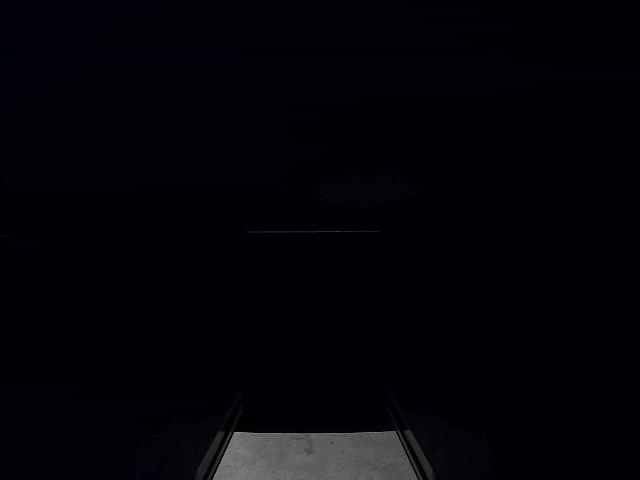
#> input picture perpetual_hardware/packages/hardware/src/hardware/snapshot.jpg, 640 x 480 px
$ python -i iocam_helpers.py   (imports and definitions only)
#> lines starting #> are read from the running program, lines starting #| are printed output that depends on the picture; after the words box and inside, x2 and y2 are one past the last pixel; in counts of white or black regions, pixels touching at a corner belong together
#> further down, picture is the input picture: shape (480, 640, 3); mean B, G, R 8.5, 3, 4.7
from typing import Optional, Tuple
import cv2
import numpy as np
from math import acos, degrees

# ============================ Helpers (standalone) ============================


def pinch_spurs(mask, k_frac, w, h):
    """Remove thin protrusions by erosion + keep-largest + dilation."""
    k = max(3, int(min(w, h) * k_frac) | 1)
    se = cv2.getStructuringElement(cv2.MORPH_ELLIPSE, (k, k))

    er = cv2.erode(mask, se, iterations=1)

    # keep largest connected component only
    n, labels, stats, _ = cv2.connectedComponentsWithStats(er, connectivity=8)
    if n > 1:
        largest = 1 + np.argmax(stats[1:, cv2.CC_STAT_AREA])
        er = np.where(labels == largest, 255, 0).astype(np.uint8)

    out = cv2.dilate(er, se, iterations=1)
    return out


def close_and_despeckle(mask: np.ndarray,
                        gap_frac: float = 0.03,     # bridge gaps (≈ 4–5% of ROI size)
                        open_frac: float = 0.010,    # shave pepper after closing
                        speckle_frac: float = 0.003, # drop blobs smaller than this frac of ROI area
                        center_bias: tuple[float,float] | None = (0.5, 0.55),  # (cx,cy) in [0,1]
                        convexify: bool = False):
    h, w = mask.shape[:2]
    k_close = max(3, int(min(h, w) * gap_frac) | 1)
    k_open  = max(3, int(min(h, w) * open_frac) | 1)

    # 1) Close → Open
    out = cv2.morphologyEx(mask, cv2.MORPH_CLOSE, np.ones((k_close, k_close), np.uint8), 1)
    out = cv2.morphologyEx(out,  cv2.MORPH_OPEN,  np.ones((k_open,  k_open),  np.uint8), 1)

    # 2) Fill holes so the lid becomes a single solid blob
    ff = out.copy()
    cv2.floodFill(ff, np.zeros((h+2, w+2), np.uint8), (0, 0), 255)
    out = out | cv2.bitwise_not(ff)

    # 3) Keep the best component (largest, compact, near center)
    area_min = int(speckle_frac * w * h)
    num, labels, stats, _ = cv2.connectedComponentsWithStats(out, connectivity=8)
    if num <= 1:
        return out

    if center_bias is None:
        cx, cy = w * 0.5, h * 0.5
        wt_center = 0.0
    else:
        cx, cy = center_bias[0] * w, center_bias[1] * h
        wt_center = 0.2

    best_i, best_score = 0, -1e9
    for i in range(1, num):
        x, y, ww, hh, area = stats[i]
        if area < area_min:
            continue
        extent = area / float(ww * hh + 1e-6)
        center_pen = np.hypot((x + ww/2 - cx)/w, (y + hh/2 - cy)/h)
        score = (area / (w*h)) + 0.5 * extent - wt_center * center_pen
        if score > best_score:
            best_score, best_i = score, i

    out = (labels == best_i).astype(np.uint8) * 255

    # 4) Optional: convexify to guarantee a closed outline
    if convexify:
        cnts, _ = cv2.findContours(out, cv2.RETR_EXTERNAL, cv2.CHAIN_APPROX_SIMPLE)
        if cnts:
            hull = cv2.convexHull(cnts[0])
            out[:] = 0
            cv2.drawContours(out, [hull], -1, 255, thickness=-1)

    # 5) One-pixel anneal (closes microscopic breaks without growing speckle)
    out = cv2.dilate(out, np.ones((3,3), np.uint8), 1)
    out = cv2.erode(out,  np.ones((3,3), np.uint8), 1)

    return out

# [16 lines left out: function sanitize_contour, not called in this run]

def lid_mask_tuned(bgr,
                   roi_frac=(0.20, 0.20, 0.75, 0.75),  # x,y,w,h as fractions of image
                   clahe_clip=1.1,
                   gamma=1.00,
                   adapt_block_frac=1/6,  # block ~ min(w,h)*this
                   adapt_C=+12,             # raise to suppress background
                   bg_radius_frac=0.18,    # rolling-ball radius as frac of min(w,h)
                   open_frac=0.013,         # morphology open kernel
                   close_frac=0.05,        # morphology close kernel
                   min_area_frac=0.005, max_area_frac=0.50,
                   min_circularity=0.50, max_aspect=3.0, min_extent=0.55):
#> called with roi_frac = (0.2, 0.2, 0.75, 0.75), clahe_clip = 1.1, gamma = 1, adapt_block_frac = 0.167, adapt_C = 12, bg_radius_frac = 0.18, open_frac = 0.013, close_frac = 0.05
    H, W = bgr.shape[:2]
#> H = 480; W = 640

    # 0) ROI: ignore ceiling/walls entirely
    rx, ry, rw, rh = roi_frac
    x0, y0 = int(rx*W), int(ry*H)
#> x0 = 128; y0 = 96
    w, h   = int(rw*W), int(rh*H)
#> w = 480; h = 360
    roi = bgr[y0:y0+h, x0:x0+w]
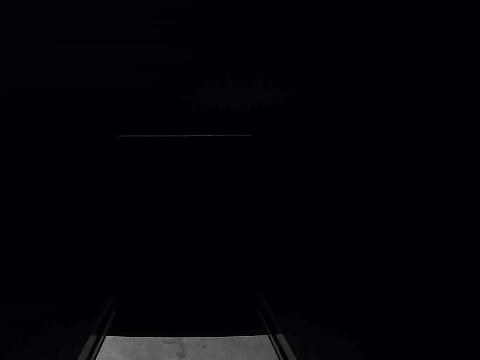
#> roi: shape (360, 480, 3); mean B, G, R 7.6, 2.6, 3.9

    # 1) Enhance (CLAHE+gamma) but milder than before
    lab = cv2.cvtColor(roi, cv2.COLOR_BGR2LAB)
#> lab: shape (360, 480, 3); mean of channels 0, 1, 2 2.8, 129.8, 126.1
    L, A, B = cv2.split(lab)
    clahe = cv2.createCLAHE(clipLimit=clahe_clip, tileGridSize=(8,8))
    L = clahe.apply(L)
    lab = cv2.merge([L, A, B])
#> lab: shape (360, 480, 3); mean of channels 0, 1, 2 5.4, 129.8, 126.1
    enh = cv2.cvtColor(lab, cv2.COLOR_LAB2BGR)

    lut = np.array([((i/255.0)**(1.0/gamma))*255 for i in range(256)], np.uint8)
    enh = cv2.LUT(enh, lut)
    gray = cv2.cvtColor(enh, cv2.COLOR_BGR2GRAY)

    # 2) Remove slow-varying background (rolling-ball via large OPEN)
    r = max(7, int(min(w, h)*bg_radius_frac) | 1)
#> r = 65
    bg = cv2.morphologyEx(gray, cv2.MORPH_OPEN, cv2.getStructuringElement(cv2.MORPH_ELLIPSE,(r,r)))
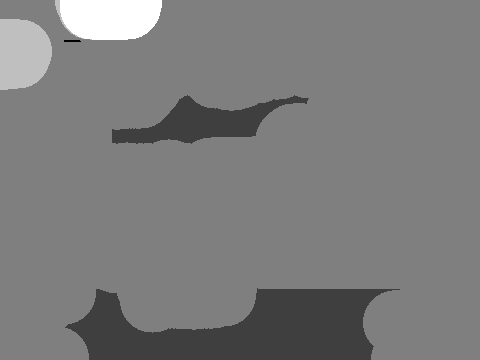
#> bg: shape (360, 480); min 2, max 6, mean 3.95; drawn with min black and max white
    norm = cv2.subtract(gray, bg)

    # 3) Stronger adaptive threshold (bigger block, positive C)
    bs = max(21, (int(min(w, h)*adapt_block_frac) | 1))
#> bs = 61
    mask = cv2.adaptiveThreshold(norm, 255,
                                 cv2.ADAPTIVE_THRESH_GAUSSIAN_C, cv2.THRESH_BINARY_INV,
                                 bs, adapt_C)
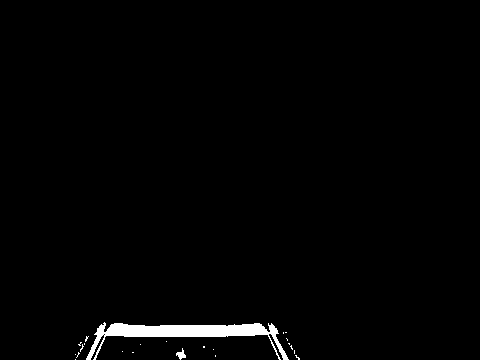
#> mask: shape (360, 480); 1.5% white; 23 white regions (21 under 20 px), largest, box (x1, y1, x2, y2) and area: (86, 322, 289, 360) 2381, (176, 348, 186, 360) 58

    # 4) Clean up aggressively
    mask = close_and_despeckle(mask,
                           gap_frac=0.028,   # ↑ a touch if the circle still has gaps
                           open_frac=0.010,  # ↓ if you see erosion of the rim
                           speckle_frac=0.003)  # ↑ to kill more specks
#> in close_and_despeckle, `out = cv2.morphologyEx(mask, cv2.MORPH_CLOSE, np.ones((k_close, k_clos..`: out: shape (360, 480); 1.9% white; 6 white regions (4 under 20 px), largest, box (x1, y1, x2, y2) and area: (75, 322, 300, 360) 3224, (176, 348, 186, 360) 80
#> in close_and_despeckle, `out = cv2.morphologyEx(out,  cv2.MORPH_OPEN,  np.ones((k_open,  k_open..`: out: shape (360, 480); 1.9% white; 2 white regions, box (x1, y1, x2, y2) and area: (75, 323, 300, 360) 3188, (176, 352, 186, 360) 74
#> in close_and_despeckle, `cv2.floodFill(ff, np.zeros((h+2, w+2), np.uint8), (0, 0), 255)`:
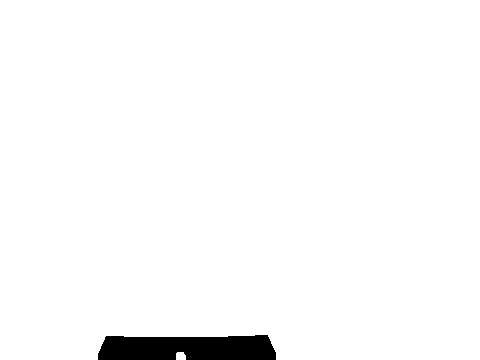
#> ff: shape (360, 480); 97.7% white; 1 black region, box (x1, y1, x2, y2) and area: (98, 335, 276, 360) 3964
#> in close_and_despeckle, `out = out | cv2.bitwise_not(ff)`:
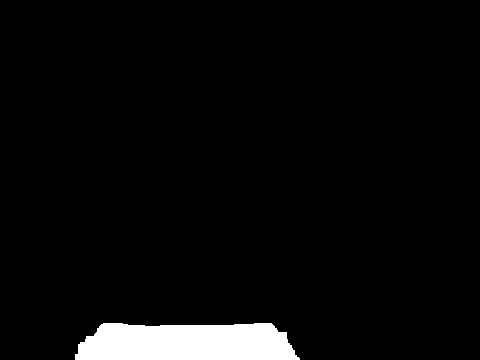
#> out: shape (360, 480); 4.2% white; 1 white region, box (x1, y1, x2, y2) and area: (75, 323, 300, 360) 7226
#> in close_and_despeckle, `num, labels, stats, _ = cv2.connectedComponentsWithStats(out, connecti..`: num = 2; stats = [[0, 0, 480, 360, 165574], [75, 323, 225, 37, 7226]]
#> the loop in close_and_despeckle, `for i in range(1, num):` made 1 pass
#> (x, y, ww, hh, area, extent, center_pen, score) on pass 1: (75, 323, 225, 37, 7226, 0.868, 0.413, 0.393)
#> after the loop in close_and_despeckle, `for i in range(1, num):`: best_i = 1; best_score = 0.393
#> in close_and_despeckle, `out = cv2.dilate(out, np.ones((3,3), np.uint8), 1)`:
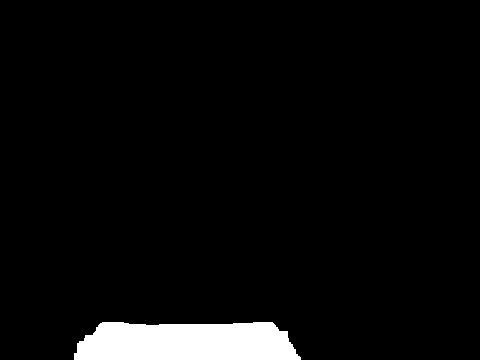
#> out: shape (360, 480); 4.4% white; 1 white region, box (x1, y1, x2, y2) and area: (74, 322, 301, 360) 7533
    k_open  = max(3, int(min(w,h)*open_frac)  | 1)
#> k_open = 5
    k_close = max(3, int(min(w,h)*close_frac) | 1)
#> k_close = 19
    mask = cv2.morphologyEx(mask, cv2.MORPH_OPEN,  np.ones((k_open, k_open), np.uint8), 1)
#> mask: shape (360, 480); 4.2% white; 1 white region, box (x1, y1, x2, y2) and area: (75, 323, 299, 360) 7224
    mask = cv2.morphologyEx(mask, cv2.MORPH_CLOSE, np.ones((k_close,k_close), np.uint8), 1)
#> mask: shape (360, 480); 4.2% white; 1 white region, box (x1, y1, x2, y2) and area: (75, 323, 299, 360) 7239
    mask = cv2.dilate(mask, np.ones((3,3),np.uint8), 1)
#> mask: shape (360, 480); 4.4% white; 1 white region, box (x1, y1, x2, y2) and area: (74, 322, 300, 360) 7543
    mask = cv2.erode(mask,  np.ones((3,3),np.uint8), 1)
    mask = pinch_spurs(mask, k_frac=0.075, w=w, h=h)  # ~1.2% of min dim
#> in pinch_spurs, `er = cv2.erode(mask, se, iterations=1)`:
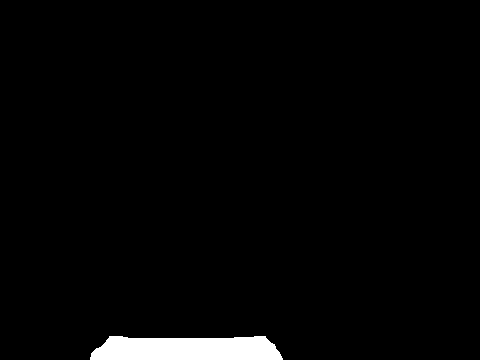
#> er: shape (360, 480); 2.3% white; 1 white region, box (x1, y1, x2, y2) and area: (90, 336, 283, 360) 4014
#> in pinch_spurs, `n, labels, stats, _ = cv2.connectedComponentsWithStats(er, connectivit..`: n = 2; stats = [[0, 0, 480, 360, 168786], [90, 336, 193, 24, 4014]]
#> in pinch_spurs, `largest = 1 + np.argmax(stats[1:, cv2.CC_STAT_AREA])`: largest = 1
#> in pinch_spurs, `out = cv2.dilate(er, se, iterations=1)`: out: shape (360, 480); 4.1% white; 1 white region

    # 5) Contours + scoring (favor near-circular, filled blobs)
    cnts, _ = cv2.findContours(mask, cv2.RETR_EXTERNAL, cv2.CHAIN_APPROX_SIMPLE)
#> cnts = 1 contour; box (x1, y1, x2, y2) and area: (77, 323, 296, 360) 6898
    roi_area = w * h
#> roi_area = 172800
    best = None
    best_area = 0.0

    for c in cnts:
        area = cv2.contourArea(c)
        if area < min_area_frac * roi_area:
            continue

        if area > max_area_frac * roi_area:
            continue

        rect = cv2.minAreaRect(c)
        (rwf, rhf) = rect[1]
        if rwf == 0 or rhf == 0:
            continue

        aspect = max(rwf, rhf) / max(1e-6, min(rwf, rhf))
        if aspect > max_aspect:
            continue

        # Keep only the largest contour that meets criteria
        if area > best_area:
            best = c
            best_area = area
#> this loop made 1 pass
#> (area, rect, rwf, rhf, aspect) on pass 1: (6897.5, ((186, 341), (36, 218), -90), 36, 218, 6.06)
#> after the loop, best_area = 0

    # Map contour back to full-image coords
    if best is not None:
        best = best + np.array([[x0, y0]], dtype=best.dtype)

    return best

# [49 lines left out: functions _cos_angle, is_filled_straight_rectangle, not called in this run]

def _odd(n: int) -> int:
    return n if n % 2 == 1 else n + 1

# [87 lines left out: functions compute_fx_fy_from_fov, footprint_from_rect_pinhole, detect_checkerboard_scale_detailed, pick_main_contour, measure_contour_px, not called in this run]

>>> import cv2
>>> picture = cv2.imread('snapshot.jpg')
>>> result = lid_mask_tuned(picture)

$ run again, on perpetual_hardware/packages/hardware/src/hardware/test.jpg
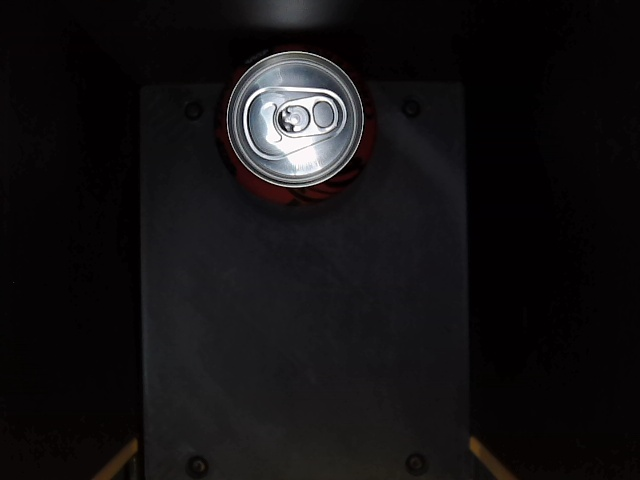
#> input picture perpetual_hardware/packages/hardware/src/hardware/test.jpg, 640 x 480 px
#> picture is the input picture: shape (480, 640, 3); mean B, G, R 19, 17.6, 19.3
#> ff: shape (360, 480); 98.8% white; 3 black regions, box (x1, y1, x2, y2) and area: (152, 42, 203, 79) 1273, (132, 0, 156, 46) 652, (0, 346, 9, 360) 119
#> in close_and_despeckle, `num, labels, stats, _ = cv2.connectedComponentsWithStats(out, connecti..`:
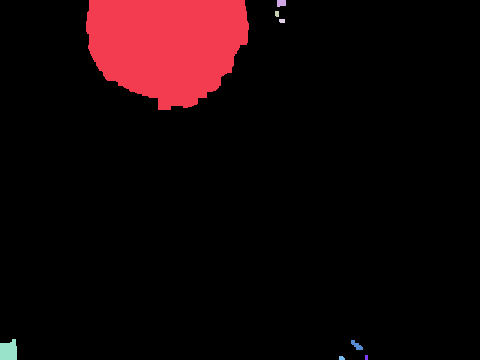
#> labels: shape (360, 480) int32; 9 distinct labels, from 0 to 8; one colour per label, 0 black
#> in close_and_despeckle, `num, labels, stats, _ = cv2.connectedComponentsWithStats(out, connecti..`: num = 9; stats = [[0, 0, 480, 360, 158380], [86, 0, 163, 110, 13914], [277, 0, 9, 7, 57], [275, 11, 4, 6, 23], [279, 19, 6, 4, 23], [0, 339, 17, 21, 304], [351, 340, 12, 10, 63], [365, 355, 3, 5, 15], [339, 356, 6, 4, 21]]
#> the loop in close_and_despeckle, `for i in range(1, num):` made 8 passes
#> (x, y, ww, hh, area, extent, center_pen, score) on pass 1: (86, 0, 163, 110, 13914, 0.776, 0.425, 0.384)
#> after the loop in close_and_despeckle, `for i in range(1, num):`: best_i = 1; best_score = 0.384
#> er: shape (360, 480); 5.8% white; 1 white region, box (x1, y1, x2, y2) and area: (99, 0, 235, 95) 9972
#> in pinch_spurs, `n, labels, stats, _ = cv2.connectedComponentsWithStats(er, connectivit..`: n = 2; stats = [[0, 0, 480, 360, 162828], [99, 0, 136, 95, 9972]]
#> largest = 1
#> in pinch_spurs, `out = cv2.dilate(er, se, iterations=1)`:
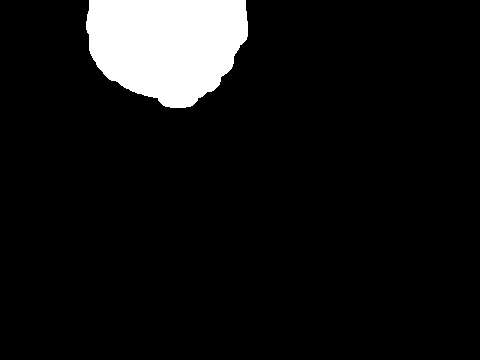
#> out: shape (360, 480); 8% white; 1 white region
#> cnts = 1 contour; box (x1, y1, x2, y2) and area: (86, 0, 248, 108) 13533
#> the loop in lid_mask_tuned, `for c in cnts:` made 1 pass
#> (area, rect, rwf, rhf, aspect, best_area) on pass 1: (13533, ((166.5, 53.5), (107, 161), -90), 107, 161, 1.5, 13533)
#> after the loop in lid_mask_tuned, `for c in cnts:`: best = contour of 108 points, box (x1, y1, x2, y2) (86, 0, 248, 108), area 13533; best_area = 13533
#> in lid_mask_tuned, `best = best + np.array([[x0, y0]], dtype=best.dtype)`: best = contour of 108 points, box (x1, y1, x2, y2) (214, 96, 376, 204), area 13533
#> result has the same summary as best in lid_mask_tuned

$ run again, on perpetual_hardware/packages/hardware/src/hardware/usb_image.jpg
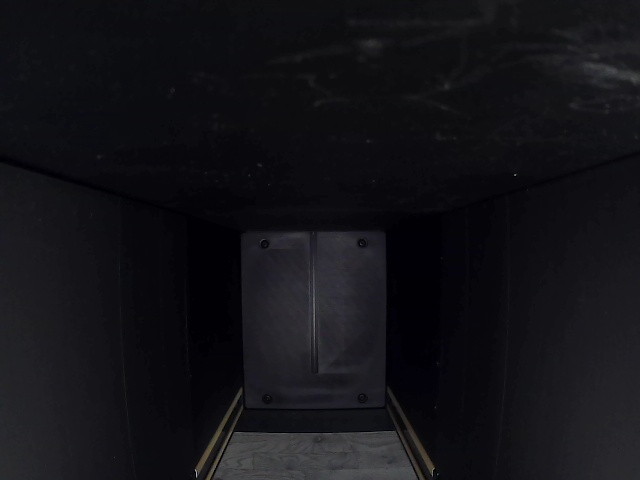
#> input picture perpetual_hardware/packages/hardware/src/hardware/usb_image.jpg, 640 x 480 px
#> picture is the input picture: shape (480, 640, 3); mean B, G, R 23, 18.5, 19
#> ff: shape (360, 480); 98% white; 2 black regions, box (x1, y1, x2, y2) and area: (195, 335, 277, 360) 1713, (98, 336, 186, 360) 1699
#> in close_and_despeckle, `num, labels, stats, _ = cv2.connectedComponentsWithStats(out, connecti..`:
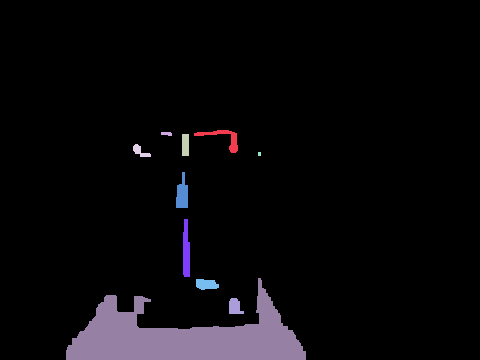
#> labels: shape (360, 480) int32; 11 distinct labels, from 0 to 10; one colour per label, 0 black
#> in close_and_despeckle, `num, labels, stats, _ = cv2.connectedComponentsWithStats(out, connecti..`: num = 11; stats = [[0, 0, 480, 360, 161828], [194, 130, 44, 23, 275], [161, 132, 11, 4, 36], [182, 134, 7, 22, 154], [133, 144, 18, 13, 109], [258, 152, 3, 4, 12], [176, 172, 12, 36, 306], [183, 219, 7, 58, 345], [196, 279, 23, 11, 199], [66, 278, 240, 82, 9359], [229, 298, 15, 16, 177]]
#> the loop in close_and_despeckle, `for i in range(1, num):` made 10 passes
#> (x, y, ww, hh, area, extent, center_pen, score) on pass 9: (66, 278, 240, 82, 9359, 0.476, 0.354, 0.221)
#> after the loop in close_and_despeckle, `for i in range(1, num):`: best_i = 9; best_score = 0.221
#> er: shape (360, 480); 2.9% white; 1 white region, box (x1, y1, x2, y2) and area: (79, 308, 293, 360) 5091
#> in pinch_spurs, `n, labels, stats, _ = cv2.connectedComponentsWithStats(er, connectivit..`: n = 2; stats = [[0, 0, 480, 360, 167709], [79, 308, 214, 52, 5091]]
#> largest = 1
#> in pinch_spurs, `out = cv2.dilate(er, se, iterations=1)`:
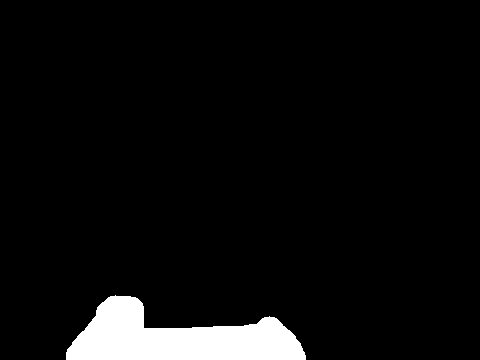
#> out: shape (360, 480); 5.3% white; 1 white region
#> cnts = 1 contour; box (x1, y1, x2, y2) and area: (66, 295, 306, 360) 8822
#> the loop in lid_mask_tuned, `for c in cnts:` made 1 pass
#> (area, rect, rwf, rhf, aspect) on pass 1: (8822.5, ((185.5, 327), (64, 239), -90), 64, 239, 3.73)
#> after the loop in lid_mask_tuned, `for c in cnts:`: best_area = 0
